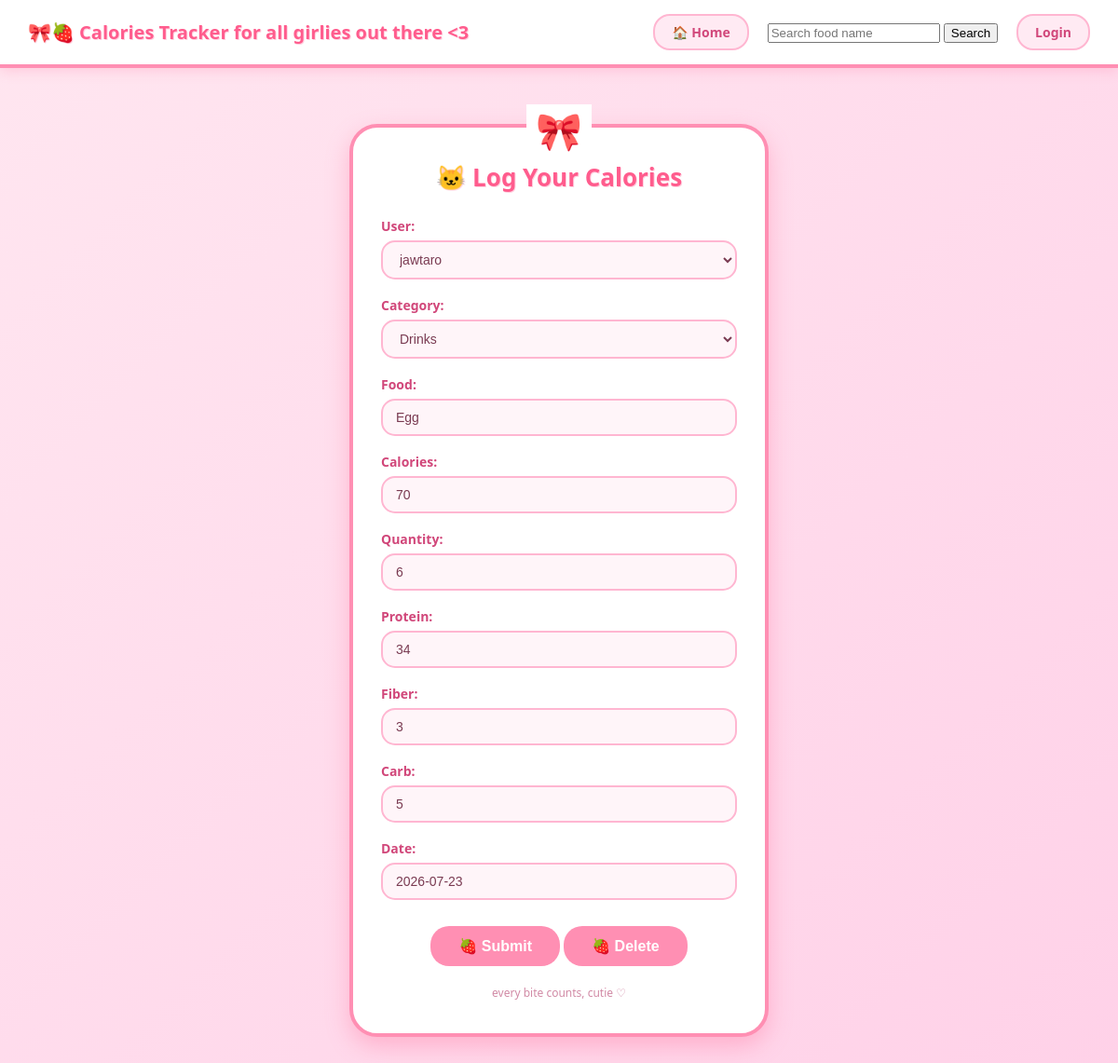
The app's page /updatetotalcalories/9 with its own data.
### tracker/models.py (models this page shows, shortened)
class CaloriesTracker(models.Model):
    user = models.ForeignKey(User, on_delete=models.CASCADE)
    category = models.ForeignKey(Category, on_delete=models.CASCADE)
    food = models.CharField(max_length=100)
    calories = models.IntegerField()
    quantity = models.IntegerField()
    protein = models.IntegerField()
    fiber = models.IntegerField()
    carb = models.IntegerField()
    updated = models.DateTimeField(auto_now=True)
    created = models.DateTimeField(auto_now_add=True)
    date = models.DateField(default=timezone.now)
    class Meta:
        ordering = ["created", "updated"]

class Category(models.Model):
    category = models.CharField(max_length=200)
    def __str__(self):
        return self.category

### tracker/views.py (the view)
# urls.py: path('updatetotalcalories/<int:pk>', views.update_form, name='updatetotalcalories'),
def update_form(request, pk):
    calories = get_object_or_404(CaloriesTracker, id=pk)
    form = CaloriesForm(instance=calories)
    if request.method == "POST":
        form = CaloriesForm(request.POST, instance=calories)
        if form.is_valid():
            form.save()
            return redirect('view')
    context = {
        "form":form
    }
    return render(request, 'website/caloriestracker.html', context)

### tracker/forms.py
class CaloriesForm(ModelForm):
    class Meta:
        model = CaloriesTracker
        fields = '__all__'

### tracker/templates/website/caloriestracker.html (shortened to what this page needs)
{% extends 'website/main.html' %}
{% block content %}
<div class="kitty-form-container">
    <div class="kitty-form-title">🐱 Log Your Calories</div>
    <form method="POST" action="">
        {{ form.as_p }}
        <button type="submit" class="kitty-submit-btn">🍓 Submit</button>
        <button type="submit" class="kitty-submit-btn">🍓 Delete</button>
    </form>
    <div class="kitty-form-footer">every bite counts, cutie ♡</div>
</div>
{% endblock %}

### tracker/templates/website/main.html (style rules this page uses)
* { box-sizing: border-box; }
body { margin: 0; min-height: 100vh; background: linear-gradient(135deg, #ffe6f0 0%, #ffd1e8 100%); font-family: 'Comic Sans MS', 'Segoe UI', sans-serif; }

### tracker/templates/website/caloriestracker.html (style rules this page uses)
body { background: linear-gradient(135deg, #ffe6f0 0%, #ffd1e8 100%); font-family: 'Comic Sans MS', 'Segoe UI', sans-serif; }
.kitty-form-container { max-width: 450px; margin: 60px auto; background: #ffffff; border: 4px solid #ff8fb3; border-radius: 30px; padding: 35px 30px; text-align: center; box-shadow: 0 10px 25px rgba(255, 105, 150, 0.35); position: relative; }
.kitty-form-container::before { content: "🎀"; font-size: 40px; position: absolute; top: -25px; left: 50%; transform: translateX(-50%); background: #fff; padding: 0 10px; }
.kitty-form-title { color: #ff5c8d; font-size: 26px; font-weight: bold; margin-bottom: 25px; text-shadow: 1px 1px 0px #ffd1e0; }
.kitty-form-container form p { text-align: left; margin-bottom: 18px; }
.kitty-form-container form label { display: block; color: #d1477a; font-weight: bold; font-size: 14px; margin-bottom: 6px; }
.kitty-form-container form input, .kitty-form-container form select, .kitty-form-container form textarea { width: 100%; padding: 10px 14px; border: 2px solid #ffb6d1; border-radius: 15px; background: #fff5f9; color: #7a3b52; font-size: 14px; box-sizing: border-box; transition: all 0.2s ease; }
.kitty-submit-btn { display: inline-block; margin-top: 10px; background: #ff8fb3; color: #fff; font-weight: bold; font-size: 16px; padding: 12px 30px; border: none; border-radius: 20px; cursor: pointer; transition: all 0.25s ease; }
.kitty-form-footer { margin-top: 20px; font-size: 12px; color: #d18aa5; }

### records on screen
CaloriesTracker: user "jawtaro", food "Egg", calories "70", quantity "6", protein "34", fiber "3", carb "5", date "2026-07-23"
Category: category "Drinks"
